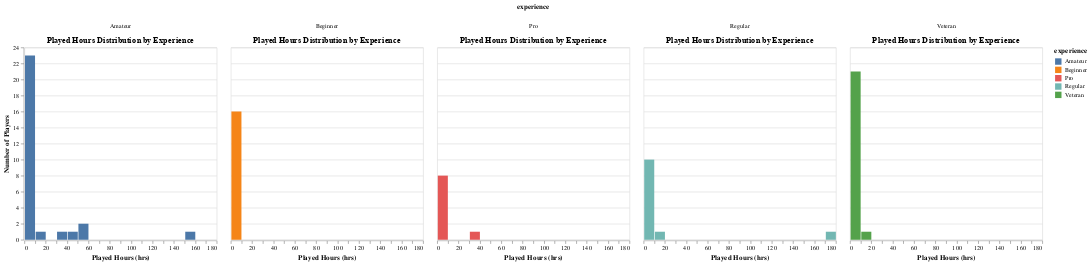

Notebook cell for this chart:
### Code cell
# Split data: 80% training, 20% testing because we cannot use the test set to build the model and EDA is a part of model-building
players_train, players_test = train_test_split(
    players_tidy,
    test_size=0.2,
    stratify=players_tidy["engagement_level"], #We performed a stratified split based on engagement level to ensure the training data preserves the same ratio of below-average to above-average players as the full dataset
    random_state=42
)

# --- Experience facet ---
chart_exp = (
    alt.Chart(players_train)
    .mark_bar()
    .encode(
        x=alt.X('played_hours:Q', bin=alt.Bin(maxbins=20), title='Played Hours (hrs)'),
        y=alt.Y('count()', title='Number of Players'),
        color='experience:N'
    )
    .properties(title='Played Hours Distribution by Experience')
    .facet(column='experience:N')
)

# --- Subscribe facet ---
chart_sub = (
    alt.Chart(players_train)
    .mark_bar()
    .encode(
        x=alt.X('played_hours:Q', bin=alt.Bin(maxbins=20), title='Played Hours (hrs)'),
        y=alt.Y('count()', title='Number of Players'),
        color=alt.Color('subscribe:N').title("Subscribed")
    )
    .properties(title='Played Hours Distribution by Subscription')
    .facet(column='subscribe:N')
)

chart_exp

### Figure 1 — Vega-Lite specification as saved in the notebook (floating-point values rounded to 4 significant figures)
{"config": {"view": {"continuousWidth": 300, "continuousHeight": 300}}, "data": {"name": "data-900ebb47644510acd9ed407ebf667ff0"}, "facet": {"column": {"field": "experience", "type": "nominal"}}, "spec": {"mark": {"type": "bar"}, "encoding": {"color": {"field": "experience", "type": "nominal"}, "x": {"bin": {"maxbins": 20}, "field": "played_hours", "title": "Played Hours (hrs)", "type": "quantitative"}, "y": {"aggregate": "count", "title": "Number of Players", "type": "quantitative"}}, "title": "Played Hours Distribution by Experience"}, "$schema": "https://vega.github.io/schema/vega-lite/v5.20.1.json", "datasets": {"data-900ebb47644510acd9ed407ebf667ff0": [{"experience": "Regular", "subscribe": true, "played_hours": 4.0, "engagement_level": "Below Average"}, {"experience": "Beginner", "subscribe": true, "played_hours": 1.5, "engagement_level": "Below Average"}, {"experience": "Amateur", "subscribe": true, "played_hours": 0.2, "engagement_level": "Below Average"}, {"experience": "Pro", "subscribe": true, "played_hours": 1.0, "engagement_level": "Below Average"}, {"experience": "Veteran", "subscribe": true, "played_hours": 0.1, "engagement_level": "Below Average"}, {"experience": "Beginner", "subscribe": true, "played_hours": 1.0, "engagement_level": "Below Average"}, {"experience": "Veteran", "subscribe": false, "played_hours": 0.1, "engagement_level": "Below Average"}, {"experience": "Amateur", "subscribe": false, "played_hours": 0.1, "engagement_level": "Below Average"}, {"experience": "Veteran", "subscribe": true, "played_hours": 0.1, "engagement_level": "Below Average"}, {"experience": "Amateur", "subscribe": true, "played_hours": 150.0, "engagement_level": "Above Average"}, {"experience": "Amateur", "subscribe": false, "played_hours": 2.3, "engagement_level": "Below Average"}, {"experience": "Pro", "subscribe": true, "played_hours": 0.2, "engagement_level": "Below Average"}, {"experience": "Regular", "subscribe": true, "played_hours": 0.6, "engagement_level": "Below Average"}, {"experience": "Veteran", "subscribe": true, "played_hours": 2.2, "engagement_level": "Below Average"}, {"experience": "Amateur", "subscribe": true, "played_hours": 1.2, "engagement_level": "Below Average"}, {"experience": "Pro", "subscribe": true, "played_hours": 0.2, "engagement_level": "Below Average"}, {"experience": "Amateur", "subscribe": true, "played_hours": 32.0, "engagement_level": "Above Average"}, {"experience": "Regular", "subscribe": true, "played_hours": 0.6, "engagement_level": "Below Average"}, {"experience": "Amateur", "subscribe": true, "played_hours": 0.1, "engagement_level": "Below Average"}, {"experience": "Beginner", "subscribe": true, "played_hours": 0.8, "engagement_level": "Below Average"}, {"experience": "Veteran", "subscribe": false, "played_hours": 2.7, "engagement_level": "Below Average"}, {"experience": "Beginner", "subscribe": true, "played_hours": 1.0, "engagement_level": "Below Average"}, {"experience": "Beginner", "subscribe": true, "played_hours": 0.1, "engagement_level": "Below Average"}, {"experience": "Veteran", "subscribe": true, "played_hours": 0.1, "engagement_level": "Below Average"}, {"experience": "Pro", "subscribe": false, "played_hours": 0.4, "engagement_level": "Below Average"}, {"experience": "Regular", "subscribe": true, "played_hours": 0.5, "engagement_level": "Below Average"}, {"experience": "Veteran", "subscribe": true, "played_hours": 3.8, "engagement_level": "Below Average"}, {"experience": "Amateur", "subscribe": true, "played_hours": 0.1, "engagement_level": "Below Average"}, {"experience": "Veteran", "subscribe": true, "played_hours": 0.1, "engagement_level": "Below Average"}, {"experience": "Regular", "subscribe": true, "played_hours": 0.1, "engagement_level": "Below Average"}, {"experience": "Pro", "subscribe": true, "played_hours": 0.6, "engagement_level": "Below Average"}, {"experience": "Veteran", "subscribe": false, "played_hours": 0.1, "engagement_level": "Below Average"}, {"experience": "Veteran", "subscribe": true, "played_hours": 1.0, "engagement_level": "Below Average"}, {"experience": "Amateur", "subscribe": true, "played_hours": 0.1, "engagement_level": "Below Average"}, {"experience": "Amateur", "subscribe": true, "played_hours": 0.3, "engagement_level": "Below Average"}, {"experience": "Veteran", "subscribe": true, "played_hours": 12.5, "engagement_level": "Above Average"}, {"experience": "Amateur", "subscribe": true, "played_hours": 56.1, "engagement_level": "Above Average"}, {"experience": "Beginner", "subscribe": true, "played_hours": 0.1, "engagement_level": "Below Average"}, {"experience": "Amateur", "subscribe": true, "played_hours": 0.1, "engagement_level": "Below Average"}, {"experience": "Beginner", "subscribe": false, "played_hours": 1.8, "engagement_level": "Below Average"}, {"experience": "Veteran", "subscribe": false, "played_hours": 0.1, "engagement_level": "Below Average"}, {"experience": "Amateur", "subscribe": true, "played_hours": 0.5, "engagement_level": "Below Average"}, {"experience": "Amateur", "subscribe": false, "played_hours": 0.1, "engagement_level": "Below Average"}, {"experience": "Veteran", "subscribe": false, "played_hours": 0.1, "engagement_level": "Below Average"}, {"experience": "Beginner", "subscribe": false, "played_hours": 0.2, "engagement_level": "Below Average"}, {"experience": "Beginner", "subscribe": true, "played_hours": 0.4, "engagement_level": "Below Average"}, {"experience": "Veteran", "subscribe": true, "played_hours": 0.2, "engagement_level": "Below Average"}, {"experience": "Pro", "subscribe": true, "played_hours": 0.1, "engagement_level": "Below Average"}, {"experience": "Veteran", "subscribe": false, "played_hours": 2.7, "engagement_level": "Below Average"}, {"experience": "Veteran", "subscribe": true, "played_hours": 0.1, "engagement_level": "Below Average"}, {"experience": "Pro", "subscribe": false, "played_hours": 0.2, "engagement_level": "Below Average"}, {"experience": "Regular", "subscribe": true, "played_hours": 18.5, "engagement_level": "Above Average"}, {"experience": "Regular", "subscribe": true, "played_hours": 1.5, "engagement_level": "Below Average"}, {"experience": "Amateur", "subscribe": false, "played_hours": 0.1, "engagement_level": "Below Average"}, {"experience": "Amateur", "subscribe": false, "played_hours": 1.0, "engagement_level": "Below Average"}, {"experience": "Veteran", "subscribe": true, "played_hours": 0.1, "engagement_level": "Below Average"}, {"experience": "Amateur", "subscribe": true, "played_hours": 0.7, "engagement_level": "Below Average"}, {"experience": "Beginner", "subscribe": true, "played_hours": 0.2, "engagement_level": "Below Average"}, {"experience": "Veteran", "subscribe": true, "played_hours": 1.6, "engagement_level": "Below Average"}, {"experience": "Amateur", "subscribe": true, "played_hours": 3.5, "engagement_level": "Below Average"}, {"experience": "Amateur", "subscribe": true, "played_hours": 0.2, "engagement_level": "Below Average"}, {"experience": "Beginner", "subscribe": true, "played_hours": 0.6, "engagement_level": "Below Average"}, {"experience": "Veteran", "subscribe": true, "played_hours": 0.4, "engagement_level": "Below Average"}, {"experience": "Amateur", "subscribe": true, "played_hours": 0.5, "engagement_level": "Below Average"}, {"experience": "Amateur", "subscribe": true, "played_hours": 17.2, "engagement_level": "Above Average"}, {"experience": "Beginner", "subscribe": true, "played_hours": 2.0, "engagement_level": "Below Average"}, {"experience": "Pro", "subscribe": true, "played_hours": 1.2, "engagement_level": "Below Average"}, {"experience": "Beginner", "subscribe": true, "played_hours": 0.1, "engagement_level": "Below Average"}, {"experience": "Regular", "subscribe": true, "played_hours": 178.2, "engagement_level": "Above Average"}, {"experience": "Pro", "subscribe": true, "played_hours": 30.3, "engagement_level": "Above Average"}, {"experience": "Beginner", "subscribe": true, "played_hours": 0.7, "engagement_level": "Below Average"}, {"experience": "Amateur", "subscribe": false, "played_hours": 2.1, "engagement_level": "Below Average"}, {"experience": "Amateur", "subscribe": true, "played_hours": 0.8, "engagement_level": "Below Average"}, {"experience": "Regular", "subscribe": true, "played_hours": 0.3, "engagement_level": "Below Average"}, {"experience": "Regular", "subscribe": true, "played_hours": 5.6, "engagement_level": "Below Average"}, {"experience": "Amateur", "subscribe": true, "played_hours": 0.1, "engagement_level": "Below Average"}, {"experience": "Veteran", "subscribe": true, "played_hours": 0.1, "engagement_level": "Below Average"}, {"experience": "Veteran", "subscribe": true, "played_hours": 0.6, "engagement_level": "Below Average"}, {"experience": "Amateur", "subscribe": true, "played_hours": 1.8, "engagement_level": "Below Average"}, {"experience": "Beginner", "subscribe": true, "played_hours": 1.1, "engagement_level": "Below Average"}, {"experience": "Regular", "subscribe": false, "played_hours": 0.1, "engagement_level": "Below Average"}, {"experience": "Regular", "subscribe": true, "played_hours": 0.1, "engagement_level": "Below Average"}, {"experience": "Amateur", "subscribe": true, "played_hours": 0.3, "engagement_level": "Below Average"}, {"experience": "Amateur", "subscribe": true, "played_hours": 48.4, "engagement_level": "Above Average"}, {"experience": "Beginner", "subscribe": false, "played_hours": 0.3, "engagement_level": "Below Average"}, {"experience": "Veteran", "subscribe": false, "played_hours": 0.1, "engagement_level": "Below Average"}, {"experience": "Amateur", "subscribe": true, "played_hours": 53.9, "engagement_level": "Above Average"}, {"experience": "Amateur", "subscribe": true, "played_hours": 2.9, "engagement_level": "Below Average"}]}}
